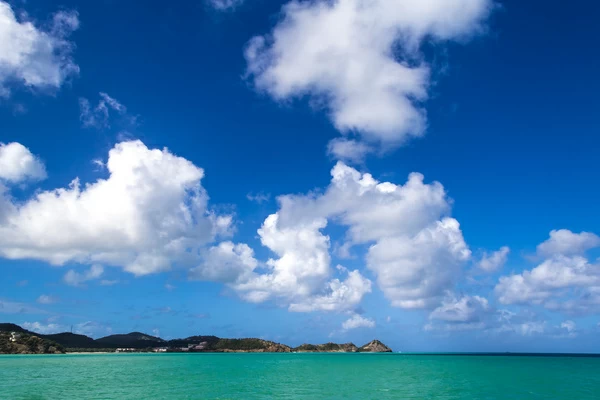
#> input picture resources/image.jpg, 600 x 400 px
$ python opencv_05.py
#> lines starting #> are read from the running program, lines starting #| are printed output that depends on the picture; after the words box and inside, x2 and y2 are one past the last pixel; in counts of white or black regions, pixels touching at a corner belong together
# Image saving an image writing images

import cv2 as cv
from cv2 import imshow
from cv2 import imwrite
img=cv.imread("resources/image.jpg")
#> img is the input picture: shape (400, 600, 3); mean B, G, R 178.6, 130.9, 74.6
gray=cv.cvtColor(img,cv.COLOR_BGR2GRAY)
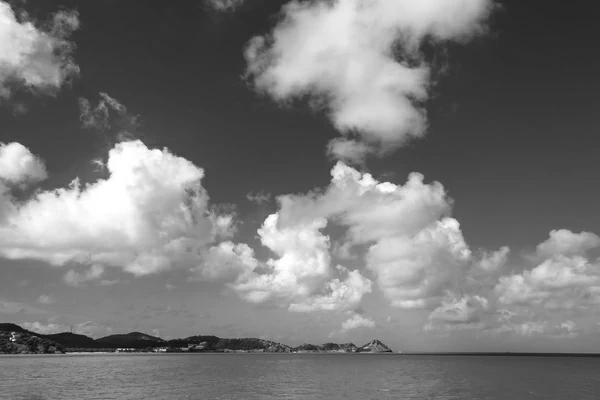
#> gray: shape (400, 600); min 7, max 255, mean 119.5
(thresh,binary)=cv.threshold(gray,127,255,cv.THRESH_BINARY)
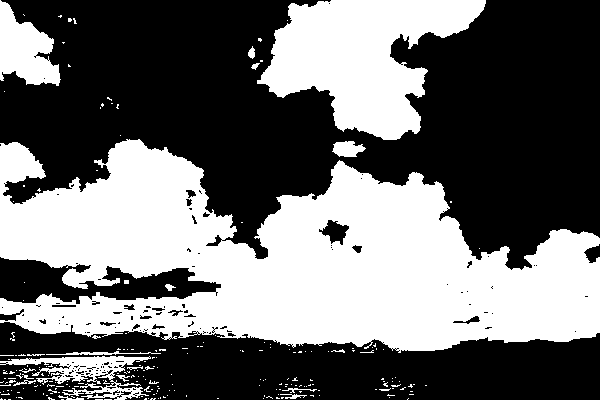
#> binary: shape (400, 600); 43% white; 230 white regions (209 under 20 px), largest, box (x1, y1, x2, y2) and area: (0, 139, 600, 353) 77732, (257, 0, 486, 140) 17942, (0, 0, 61, 86) 3127

binary=cv.resize(binary,(500,700))
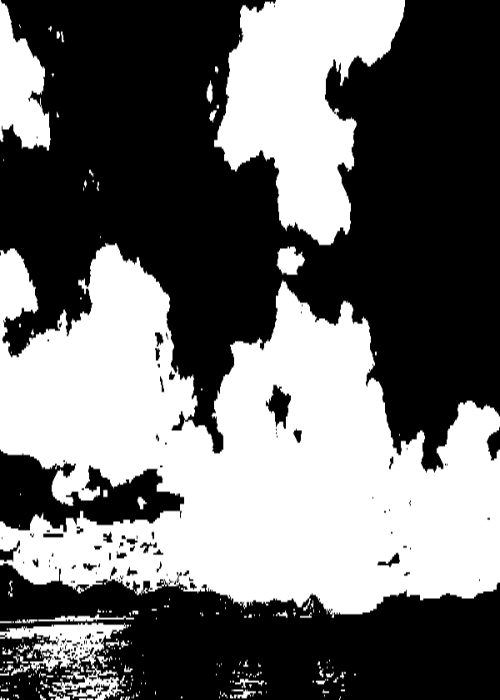
#> binary: shape (700, 500); min 0, max 255, mean 109.6


imwrite("resources/image_gray.jpg",gray)
imwrite("resources/image_bw.jpg",binary)

#cv.waitKey(0)
#cv.destroyAllWindows()

$ run again, with resources/Ammar.jpg copied over resources/image.jpg
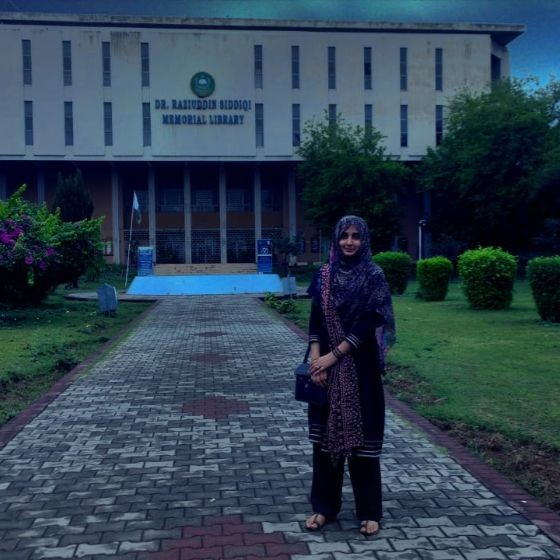
#> input picture resources/Ammar.jpg, 560 x 560 px
#> img is the input picture: shape (560, 560, 3); mean B, G, R 82.1, 66.1, 47.1
#> `(thresh,binary)=cv.threshold(gray,127,255,cv.THRESH_BINARY)`:
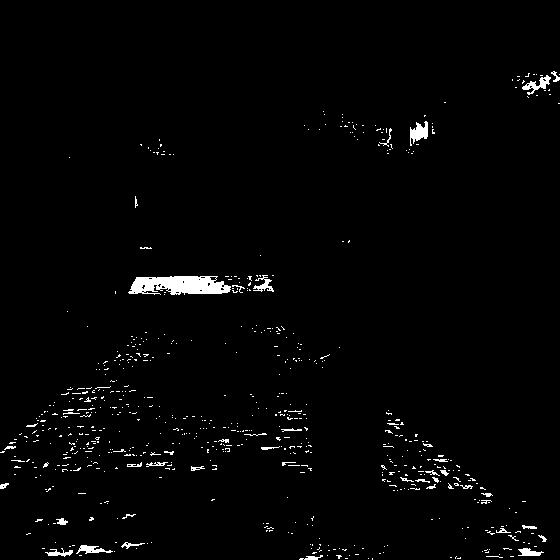
#> binary: shape (560, 560); 1.8% white; 659 white regions (617 under 20 px), largest, box (x1, y1, x2, y2) and area: (128, 276, 231, 295) 1460, (410, 121, 428, 146) 256, (522, 75, 551, 95) 207
#> `binary=cv.resize(binary,(500,700))`:
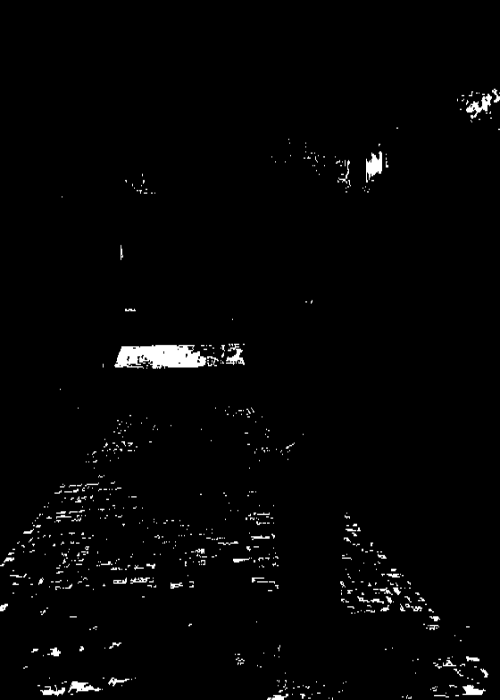
#> binary: shape (700, 500); min 0, max 255, mean 4.7

$ run again, with resources/warp.jpg copied over resources/image.jpg
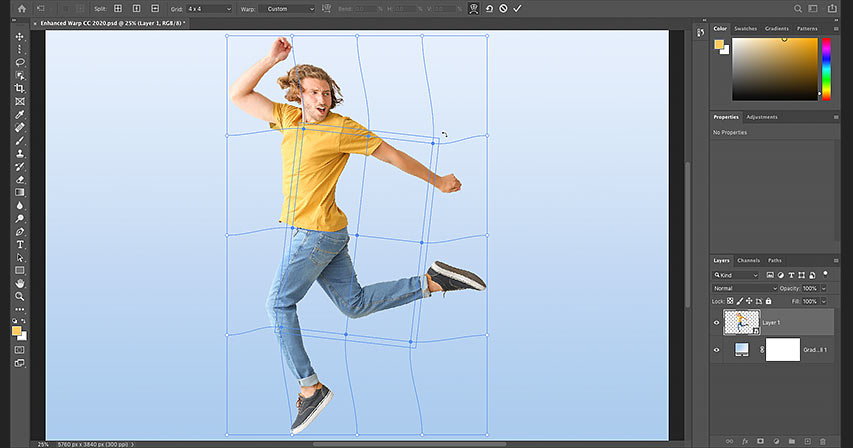
#> input picture resources/warp.jpg, 853 x 448 px
#> img is the input picture: shape (448, 853, 3); mean B, G, R 180.3, 168.3, 157.3
#> `(thresh,binary)=cv.threshold(gray,127,255,cv.THRESH_BINARY)`:
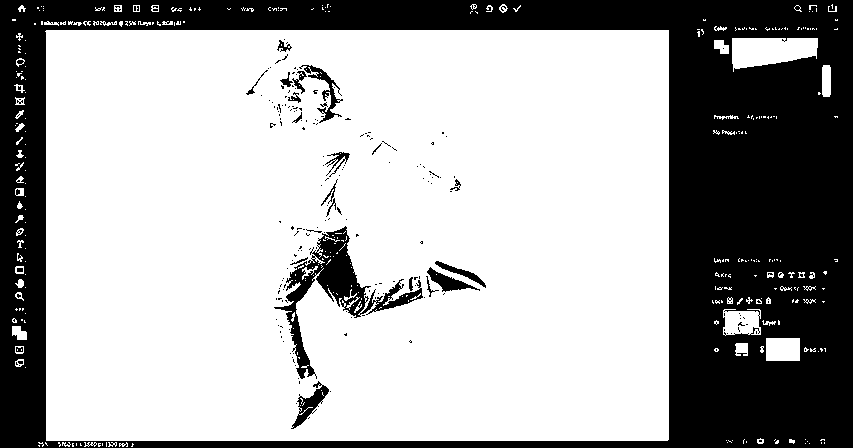
#> binary: shape (448, 853); 66.9% white; 211 black regions (188 under 20 px), largest, box (x1, y1, x2, y2) and area: (0, 0, 853, 448) 118416, (274, 226, 423, 379) 4487, (291, 381, 329, 429) 564
#> `binary=cv.resize(binary,(500,700))`:
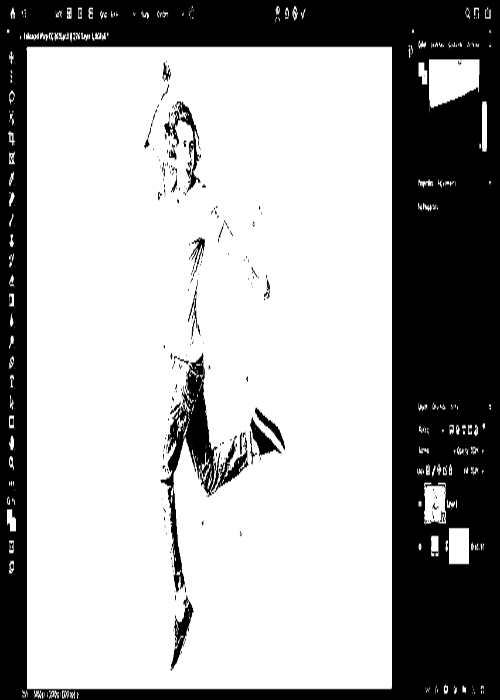
#> binary: shape (700, 500); min 0, max 255, mean 170.6
